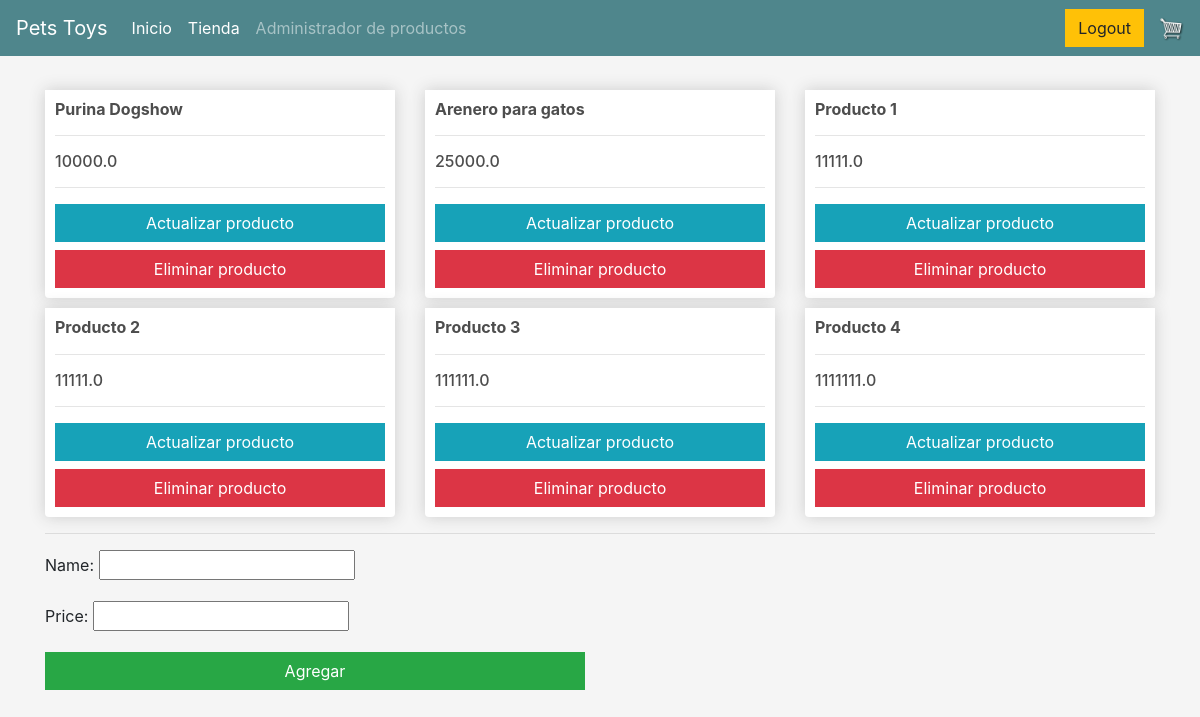
The page /admin_products/ (signed in) on the database its author committed.
### store/models.py (models this page shows, shortened)
class Product(models.Model):
    name = models.CharField(max_length=200)
    price = models.FloatField()

### store/views.py (the view, shortened to what this page needs)
# urls.py: path('admin_products/', views.admin_products.as_view(), name="admin_products"),
class admin_products(ListView):
    model = Product
    template_name = 'admin_products.html'
    paginate_by = 9
    context_object_name = 'products'

### store/templates/admin_products.html (shortened to what this page needs)
{% extends 'base.html' %}
{% load static %}
{% block content %}
<br>
<div class="row center-xs">
    {% for product in products %}
    <div class="col-lg-4">
        <div class="box-element product">
            <h6><strong>{{product.name}}</strong></h6>
            <hr>
            <h6>{{product.price}}</h6>
            <hr>
            <a href="{% url 'update_product' id=product.id %}" class="btn btn-info btn-block"> Actualizar producto</a>
            <a href="{% url 'delete_product' id=product.id %}" class="btn btn-danger btn-block"> Eliminar producto</a>
        </div>
    </div>
    {% empty %}
    <div class="col-xs-12">
        aún no se han registrado Productos.
    </div>
    {% endfor %}
</div>
<hr>
<div class="row center-xs">
    <div class="col-xs-12 col-md-6 start-xs">
        <form action="" method="POST">
            <p><label for="id_name">Name:</label> <input type="text" name="name" maxlength="200" required=""
                    id="id_name">
            </p>
            <p><label for="id_price">Price:</label> <input type="number" name="price" step="any" required=""
                    id="id_price">
            </p>
            <input type="submit" value="Agregar" name="action" class="btn btn-success btn-block">
        </form>
    </div>
</div>
{% endblock %}

### static/css/main.css (style rules this page uses)
body { background-color: whitesmoke; }
h1,h2,h3,h4,h5,h6 { color:hsl(0, 0%, 30%); }
.box-element { box-shadow:hsl(0, 0%, 80%) 0 0 16px; background-color: #fff; border-radius: 4px; padding: 10px; }
.product { border-radius: 0 0 4px 4px; }
.col-lg-4, .col-lg-6, .col-lg-8, .col-lg-12 { margin-top: 10px; }
.btn { border-radius: 0; }

### rows shown on the page
Product: name "Purina Dogshow", price "10000.0"
Product: name "Arenero para gatos", price "25000.0"
Product: name "Producto 1", price "11111.0"
Product: name "Producto 2", price "11111.0"
Product: name "Producto 3", price "111111.0"
Product: name "Producto 4", price "1111111.0"
